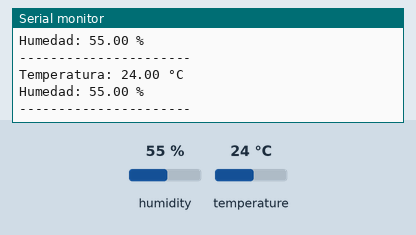
Recording of a sketch running on a simulated Arduino Uno, built with avr-gcc and run on an emulated ATmega328P. Shown: the last lines printed to the serial monitor. Inputs (shaded band) come from the test bench; at power-on: humidity 55 %, temperature 24 °C.

Above: at 2.8 s.
2.9 s: humidity set to 22 %
At 5.1 s:
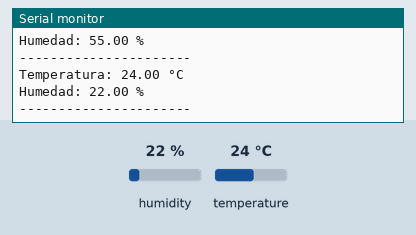
5.6 s: temperature set to 12 °C
At 6.9 s:
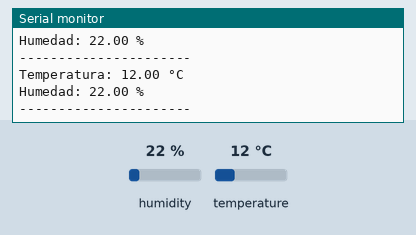
8.3 s: humidity set to 40 %
At 10.4 s:
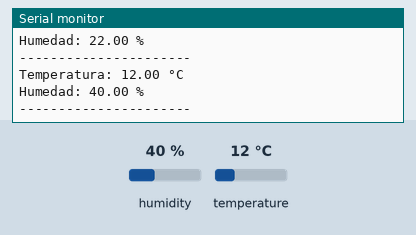
Timing chart, 0 to 11.9 s (numbered marks = the images above; inputs shaded):
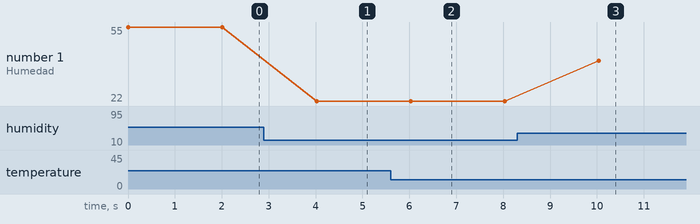

The sketch:

temperatura.ino
```cpp
#include <DHT.h>

#define DHTPIN 21

#define DHTTYPE DHT22

DHT dht(DHTPIN, DHTTYPE);

void setup() {
  Serial.begin(115200);
  dht.begin();

  Serial.println("Prueba del sensor DHT22");
}

void loop() {
  float temperatura = dht.readTemperature();
  float humedad = dht.readHumidity();

  if (isnan(temperatura) || isnan(humedad)) {
    Serial.println("Error al leer el DHT22");
  } else {
    Serial.print("Temperatura: ");
    Serial.print(temperatura);
    Serial.println(" °C");

    Serial.print("Humedad: ");
    Serial.print(humedad);
    Serial.println(" %");

    Serial.println("----------------------");
  }

  delay(2000);
}
```

Measured:
- after the input at 2.9 s, the serial monitor: prints a new line after 1.1 s (image 1)
- after the input at 5.6 s, the serial monitor: prints a new line after 0.43 s (image 2)
- after the input at 8.3 s, the serial monitor: prints a new line after 1.7 s (image 3)
- plotted number 1: 22 → 40 after the input at 8.3 s
